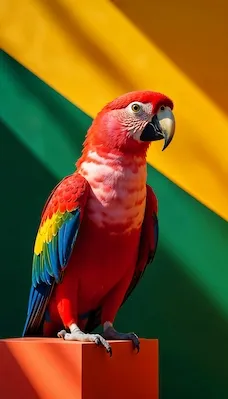
#> input picture OpenCV with Python/Resources/Photos/c1.jpg, 228 x 399 px, found by its file name
$ jupyter execute Color_Space.ipynb
#> lines starting #> are read from the running program, lines starting #| are printed output that depends on the picture
[cell 1]
import cv2

[cell 2]
import cv2
from matplotlib import pyplot as plt

# Read the image
image = cv2.imread(r'D:\B - Computer Vision Library Tutorials and Projects Collection\Computer-Vision\OpenCV with Python\Resources\Photos\c1.jpg')
#> image is the input picture: shape (399, 228, 3); mean B, G, R 29.4, 84.9, 118.2

# Convert to different color spaces
image_rgb = cv2.cvtColor(image, cv2.COLOR_BGR2RGB)
image_hsv = cv2.cvtColor(image, cv2.COLOR_BGR2HSV)
#> image_hsv: shape (399, 228, 3); mean H, S, V 53.1, 225.3, 140.6
image_gray = cv2.cvtColor(image, cv2.COLOR_BGR2GRAY)
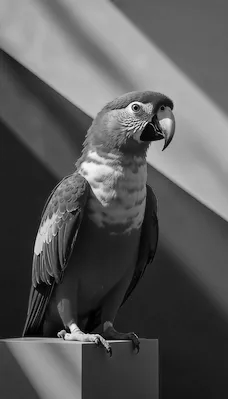
#> image_gray: shape (399, 228); min 0, max 254, mean 88.5
image_lab = cv2.cvtColor(image, cv2.COLOR_BGR2LAB)
#> image_lab: shape (399, 228, 3); mean of channels 0, 1, 2 104.2, 137.6, 163.1

# Display all images in one figure
images = [image_rgb, image_rgb, image_hsv, image_gray, image_lab]
titles = ['BGR Image (converted to RGB for display)', 'RGB Image', 'HSV Image', 'Gray Image', 'LAB Image']

plt.figure(figsize=(12, 8))

for i, (img, title) in enumerate(zip(images, titles)):
    plt.subplot(2, 3, i + 1)
    if len(img.shape) == 2:  # Grayscale
        plt.imshow(img, cmap='gray')
    else:
        plt.imshow(img)
    plt.title(title)
    plt.axis('off')
#> this loop made 5 passes
#> title on passes 1 to 5: 'BGR Image (converted to RGB for display)', 'RGB Image', 'HSV Image', 'Gray Image', 'LAB Image'

plt.tight_layout()
plt.show()
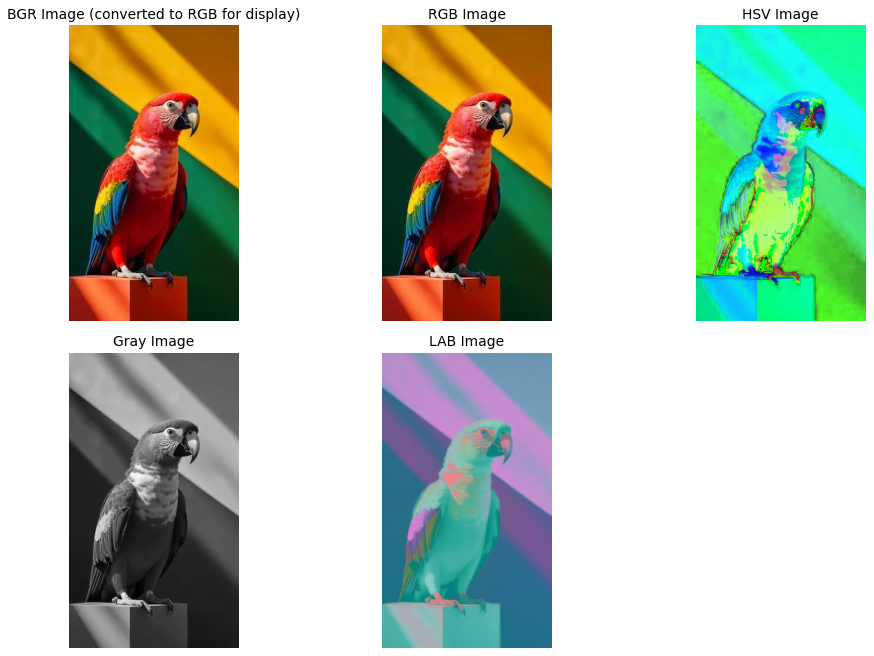
#> figure drawn by matplotlib, 5 panels
